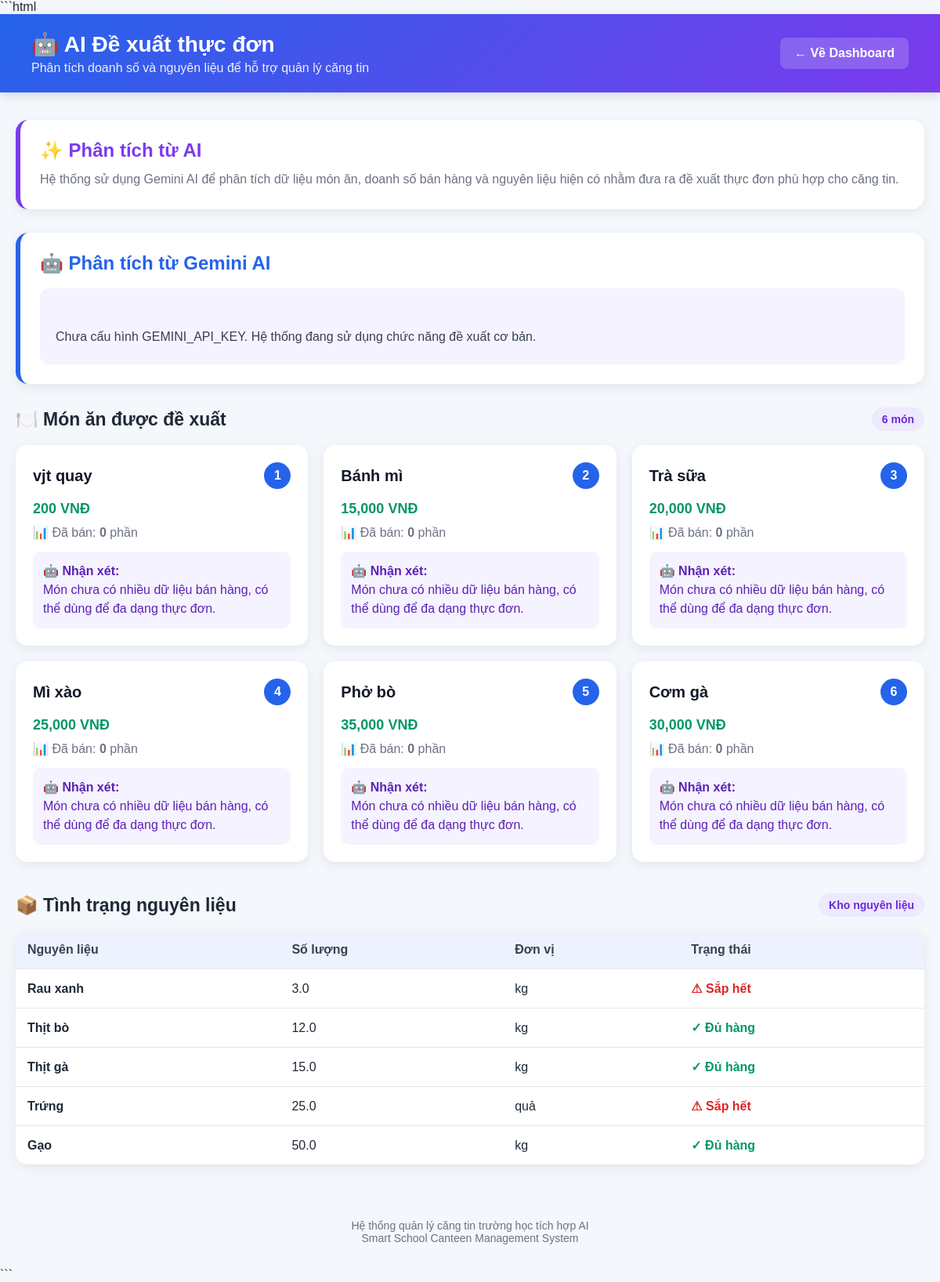
The page /ai-recommend (signed in) on the database its author committed.
### tables this page shows
CREATE TABLE foods (
            id INTEGER PRIMARY KEY AUTOINCREMENT,
            name TEXT NOT NULL,
            category TEXT NOT NULL,
            price REAL NOT NULL,
            quantity INTEGER DEFAULT 0,
            status TEXT DEFAULT 'Đang bán'
        );

CREATE TABLE ingredients (
            id INTEGER PRIMARY KEY AUTOINCREMENT,
            name TEXT NOT NULL,
            unit TEXT NOT NULL,
            quantity REAL DEFAULT 0,
            min_quantity REAL DEFAULT 0
        );

### app.py (the view)
@app.route("/ai-recommend")
@login_required
def ai_recommend():
    conn = get_db()
    foods = conn.execute("""
        SELECT id, name, price, quantity, status
        FROM foods
        ORDER BY id DESC
    """).fetchall()
    ingredients = conn.execute("""
        SELECT name, quantity, unit, min_quantity
        FROM ingredients
        ORDER BY quantity ASC
    """).fetchall()
    sales = conn.execute("""
        SELECT
            foods.name AS food_name,
            SUM(sales.quantity) AS total_quantity
        FROM sales
        JOIN foods ON sales.food_id = foods.id
        GROUP BY sales.food_id
        ORDER BY total_quantity DESC
        LIMIT 5
    """).fetchall()
    conn.close()
    recommendations = []
    for food in foods:
        food_name = food["name"]
        sold = 0
        for sale in sales:
            if sale["food_name"] == food_name:
                sold = sale["total_quantity"]
                break
        if sold >= 5:
            reason = "Món bán chạy, nên ưu tiên đưa vào thực đơn."
        elif sold >= 1:
            reason = "Món có doanh số ổn định, có thể tiếp tục duy trì."
        else:
            reason = "Món chưa có nhiều dữ liệu bán hàng, có thể dùng để đa dạng thực đơn."
        recommendations.append({
            "name": food_name,
            "price": food["price"],
            "sold": sold,
            "reason": reason
        })
    ai_text = ""
    if client:
        food_data = []
        for food in foods:
            food_data.append({
                "name": food["name"],
                "price": food["price"],
                "quantity": food["quantity"],
                "status": food["status"]
            })
        ingredient_data = []
        for ingredient in ingredients:
            ingredient_data.append({
                "name": ingredient["name"],
                "quantity": ingredient["quantity"],
                "unit": ingredient["unit"],
                "min_quantity": ingredient["min_quantity"]
            })
        sales_data = []
        for sale in sales:
            sales_data.append({
                "food_name": sale["food_name"],
                "total_quantity": sale["total_quantity"]
            })
        prompt = f"""
Bạn là trợ lý AI quản lý căng tin trường học.

Hãy phân tích dữ liệu căng tin dưới đây và đưa ra đề xuất thực đơn
cho ngày tiếp theo.

DANH SÁCH MÓN ĂN:
{food_data}

NGUYÊN LIỆU HIỆN CÓ:
{ingredient_data}

5 MÓN BÁN CHẠY:
{sales_data}

Yêu cầu:

1. Chọn 3-5 món phù hợp để đưa vào thực đơn.
2. Ưu tiên món bán chạy.
3. Không ưu tiên món có nguyên liệu đang ở mức thấp.
4. Giải thích ngắn gọn lý do lựa chọn.
5. Đề xuất món cần hạn chế nếu nguyên liệu không đủ.
6. Đưa ra cảnh báo nếu có nguyên liệu sắp hết.

Trả lời bằng tiếng Việt, trình bày rõ ràng, dễ đọc.
"""
        try:
            response = client.models.generate_content(
                model="gemini-2.5-flash",
                contents=prompt
            )
            ai_text = response.text
        except Exception as e:
            ai_text = (
                "Không thể kết nối Gemini AI lúc này. "
                "Hệ thống vẫn sử dụng dữ liệu bán hàng để đưa ra đề xuất cơ bản."
            )
    else:
        ai_text = (
            "Chưa cấu hình GEMINI_API_KEY. "
            "Hệ thống đang sử dụng chức năng đề xuất cơ bản."
        )
    return render_template(
        "ai_recommend.html",
        recommendations=recommendations,
        ingredients=ingredients,
        ai_text=ai_text
    )

### app.py (called while the page is built)
def get_db():
    conn = sqlite3.connect(DATABASE)
    conn.row_factory = sqlite3.Row
    return conn

def login_required(f):
    @wraps(f)
    def decorated_function(*args, **kwargs):
        if "user_id" not in session:
            return redirect("/")
        return f(*args, **kwargs)
    return decorated_function

### templates/ai_recommend.html (shortened to what this page needs)
<!DOCTYPE html>
<html lang="vi">
<head>
</head>
<body>
    <div class="header">
        <div>
            <h1>🤖 AI Đề xuất thực đơn</h1>
            <p>
                Phân tích doanh số và nguyên liệu để hỗ trợ quản lý căng tin
            </p>
        </div>
        <a href="/dashboard" class="back-btn">
            ← Về Dashboard
        </a>
    </div>
    <div class="container">
        <div class="ai-banner">
            <h2>✨ Phân tích từ AI</h2>
            <p>
                Hệ thống sử dụng Gemini AI để phân tích dữ liệu món ăn,
                doanh số bán hàng và nguyên liệu hiện có nhằm đưa ra
                đề xuất thực đơn phù hợp cho căng tin.
            </p>
        </div>
        <div class="ai-result">
            <h2>🤖 Phân tích từ Gemini AI</h2>
            <div class="ai-content">
                {{ ai_text }}
            </div>
        </div>
        <div class="section-title">
            <h2>🍽️ Món ăn được đề xuất</h2>
            <span class="badge">
                {{ recommendations|length }} món
            </span>
        </div>
        {% if recommendations %}
        <div class="food-grid">
            {% for item in recommendations %}
            <div class="food-card">
                <div class="food-top">
                    <div class="food-name">
                        {{ item.name }}
                    </div>
                    <div class="rank">
                        {{ loop.index }}
                    </div>
                </div>
                <div class="price">
                    {{ "{:,.0f}".format(item.price) }} VNĐ
                </div>
                <div class="sold">
                    📊 Đã bán:
                    <strong>
                        {{ item.sold }}
                    </strong>
                    phần
                </div>
                <div class="reason">
                    <strong>🤖 Nhận xét:</strong>
                    <br>
                    {{ item.reason }}
                </div>
            </div>
            {% endfor %}
        </div>
        {% endif %}
        <div class="ingredient-section">
            <div class="section-title">
                <h2>📦 Tình trạng nguyên liệu</h2>
                <span class="badge">
                    Kho nguyên liệu
                </span>
            </div>
            {% if ingredients %}
            <table class="ingredient-table">
                <thead>
                    <tr>
                        <th>Nguyên liệu</th>
                        <th>Số lượng</th>
                        <th>Đơn vị</th>
                        <th>Trạng thái</th>
                    </tr>
                </thead>
                <tbody>
                    {% for ingredient in ingredients %}
                    <tr>
                        <td>
                            <strong>
                                {{ ingredient.name }}
                            </strong>
                        </td>
                        <td>
                            {{ ingredient.quantity }}
                        </td>
                        <td>
                            {{ ingredient.unit }}
                        </td>
                        <td>
                            {% if ingredient.quantity <= ingredient.min_quantity %}
                                <span class="low-stock">
                                    ⚠ Sắp hết
                                </span>
                            {% else %}
                                <span class="normal-stock">
                                    ✓ Đủ hàng
                                </span>
                            {% endif %}
                        </td>
                    </tr>
                    {% endfor %}
                </tbody>
            </table>
            {% endif %}
        </div>
    </div>
    <div class="footer">
        Hệ thống quản lý căng tin trường học tích hợp AI
        <br>
        Smart School Canteen Management System
    </div>
</body>
</html>

### templates/ai_recommend.html (style rules this page uses)
* { box-sizing: border-box; margin: 0; padding: 0; font-family: Arial, sans-serif; }
body { background: #f4f7fb; color: #1f2937; }
.header { background: linear-gradient(135deg, #2563eb, #7c3aed); color: white; padding: 22px 40px; display: flex; justify-content: space-between; align-items: center; box-shadow: 0 4px 12px rgba(0, 0, 0, 0.12); }
.header h1 { font-size: 28px; }
.header p { margin-top: 5px; opacity: 0.9; }
.back-btn { text-decoration: none; color: white; background: rgba(255,255,255,0.18); padding: 11px 18px; border-radius: 8px; font-weight: bold; }
.container { max-width: 1200px; margin: 35px auto; padding: 0 20px; }
.ai-banner { background: white; border-radius: 16px; padding: 25px; margin-bottom: 30px; box-shadow: 0 4px 15px rgba(0,0,0,0.07); border-left: 6px solid #7c3aed; }
.ai-banner h2 { color: #7c3aed; margin-bottom: 10px; font-size: 24px; }
.ai-banner p { color: #6b7280; line-height: 1.6; }
.ai-result { background: white; border-radius: 16px; padding: 25px; margin-bottom: 30px; box-shadow: 0 4px 15px rgba(0,0,0,0.07); border-left: 6px solid #2563eb; }
.ai-result h2 { color: #2563eb; margin-bottom: 18px; font-size: 24px; }
.ai-content { background: #f5f3ff; border-radius: 12px; padding: 20px; color: #374151; line-height: 1.8; font-size: 16px; white-space: pre-line; }
.section-title { display: flex; justify-content: space-between; align-items: center; margin-bottom: 18px; }
.section-title h2 { font-size: 23px; }
.badge { background: #ede9fe; color: #6d28d9; padding: 7px 13px; border-radius: 20px; font-size: 14px; font-weight: bold; }
.food-grid { display: grid; grid-template-columns: repeat(auto-fit, minmax(280px, 1fr)); gap: 20px; }
.food-card { background: white; border-radius: 15px; padding: 22px; box-shadow: 0 4px 15px rgba(0,0,0,0.07); transition: 0.2s; }
.food-top { display: flex; justify-content: space-between; align-items: center; margin-bottom: 15px; }
.food-name { font-size: 20px; font-weight: bold; color: #111827; }
.rank { background: #2563eb; color: white; width: 34px; height: 34px; display: flex; align-items: center; justify-content: center; border-radius: 50%; font-weight: bold; }
.price { font-size: 18px; color: #059669; font-weight: bold; margin-bottom: 10px; }
.sold { color: #6b7280; margin-bottom: 15px; }
.reason { background: #f5f3ff; border-radius: 10px; padding: 13px; color: #5b21b6; line-height: 1.5; }
.ingredient-section { margin-top: 40px; }
.ingredient-table { width: 100%; border-collapse: collapse; background: white; border-radius: 15px; overflow: hidden; box-shadow: 0 4px 15px rgba(0,0,0,0.07); }
.ingredient-table th { background: #eef2ff; color: #374151; text-align: left; padding: 15px; }
.ingredient-table td { padding: 15px; border-top: 1px solid #e5e7eb; }
.low-stock { color: #dc2626; font-weight: bold; }
.normal-stock { color: #059669; font-weight: bold; }
.footer { text-align: center; padding: 30px; margin-top: 40px; color: #6b7280; font-size: 14px; }

### rows shown on the page
foods: name "vjt quay", price "200", sold "0", reason "Món chưa có nhiều dữ liệu bán hàng, có thể dùng để đa dạng thực đơn."
foods: name "Bánh mì", price "15,000", sold "0", reason "Món chưa có nhiều dữ liệu bán hàng, có thể dùng để đa dạng thực đơn."
foods: name "Trà sữa", price "20,000", sold "0", reason "Món chưa có nhiều dữ liệu bán hàng, có thể dùng để đa dạng thực đơn."
foods: name "Mì xào", price "25,000", sold "0", reason "Món chưa có nhiều dữ liệu bán hàng, có thể dùng để đa dạng thực đơn."
foods: name "Phở bò", price "35,000", sold "0", reason "Món chưa có nhiều dữ liệu bán hàng, có thể dùng để đa dạng thực đơn."
foods: name "Cơm gà", price "30,000", sold "0", reason "Món chưa có nhiều dữ liệu bán hàng, có thể dùng để đa dạng thực đơn."
ingredients: name "Rau xanh", quantity "3.0", unit "kg", min_quantity "⚠ Sắp hết"
ingredients: name "Thịt bò", quantity "12.0", unit "kg", min_quantity "✓ Đủ hàng"
ingredients: name "Thịt gà", quantity "15.0", unit "kg", min_quantity "✓ Đủ hàng"
ingredients: name "Trứng", quantity "25.0", unit "quả", min_quantity "⚠ Sắp hết"
ingredients: name "Gạo", quantity "50.0", unit "kg", min_quantity "✓ Đủ hàng"

### other values the page prints
{{ ai_text }} "Chưa cấu hình GEMINI_API_KEY. Hệ thống đang sử dụng chức năng đề xuất cơ bản."
{{ recommendations|length }} "6"
